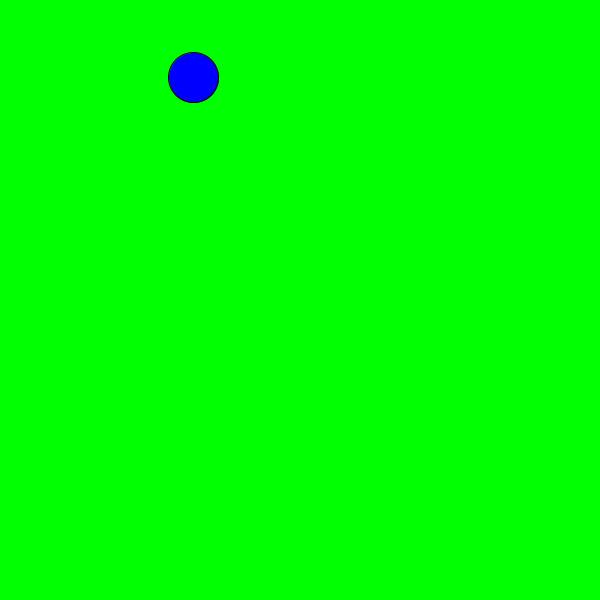
Frame 1 (no input)
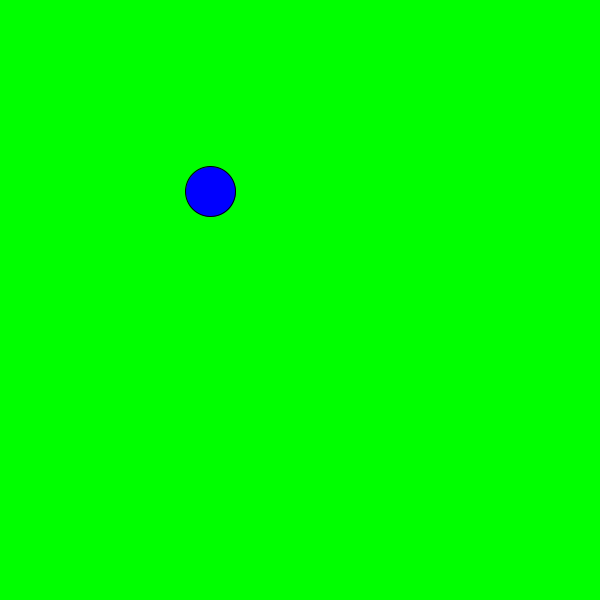
Frame 60 (the mouse pressed at the canvas centre just before this capture)
Frame 120 (the mouse held since frame 60 and released just before this capture): identical to frame 60, image omitted

The Processing sketch that drew these frames (run headless with seeded random() and noise(); from frame 60 on, the mouse is pressed at the canvas centre):

// Processing sketch: processing_160044
// ── processing_160044.pde

void setup (){ 
size(600,600); 
} 
void draw(){ 
if (mouseX < width/2 && mouseY < height/2){ 
background (0,255,0); 
fill(0,0,255); 
ellipse(random(0,width/2),random(0,height/2),50,50); 
}else if (mouseX > width/2 && mouseY < height/2){ 
background(0,0,255) ;
fill(0,255,0); 
rectMode(CENTER); 
rect(random(width/2,width),random(0,height/2),50,50); 
}else if(mouseX < width/2 && mouseY > height/2){
background(0,0,255);
fill(0,255,0);
rectMode(CENTER);
rect(random(0,width/2),random(height/2,height),50,50) ;
}else if (mouseX > width/2 && mouseY > height/2){
background (0,255,0); 
fill(0,0,255); 
ellipse(random(width/2,width),random(height/2,height),50,50);
} 
} 
